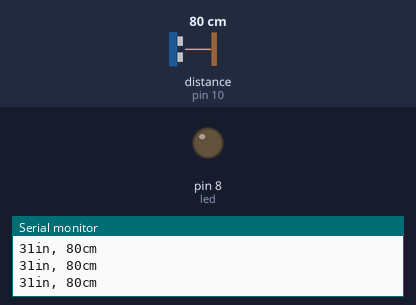
The sketch below on a simulated Arduino Uno, built with avr-gcc and run on an emulated ATmega328P. Shown: output pins drawn as LEDs (lit = HIGH), the last lines printed to the serial monitor. Wiring (inferred from the names in the program): ultrasonic range finder: trigger pin 9; echo pin 10. The inputs (shaded band) are chosen by the test bench; at power-on: distance to the obstacle (sensor on pin 10) 80 cm. The echo pulse lasts 58.3 µs per cm; pins used as bus, display or sensor lines are not drawn.

Above: at 1.2 s.
1.3 s: distance to the obstacle (sensor on pin 10) set to 23 cm
2.8 s: distance to the obstacle (sensor on pin 10) set to 18 cm
At 3.5 s:
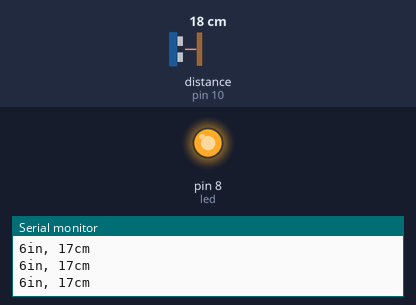
4.3 s: distance to the obstacle (sensor on pin 10) set to 35 cm
At 5.5 s:
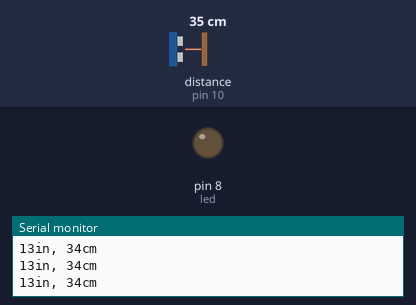
5.8 s: distance to the obstacle (sensor on pin 10) set to 2 cm
At 7.2 s:
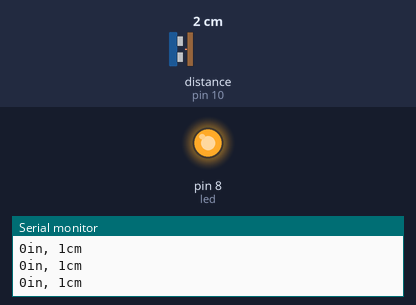
Timing chart, 0 to 8.3 s (numbered marks = the images above; inputs shaded):
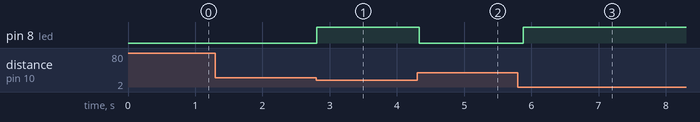

Measured:
- the behaviour switches between 21 and 20 cm on distance to the obstacle (sensor on pin 10) (found by bisection; images 0 and 1)
- after the input at 2.8 s, pin 8 (led): LOW → HIGH at once
- after the input at 4.3 s, pin 8 (led): HIGH → LOW at once
- after the input at 5.8 s, pin 8 (led): LOW → HIGH after 0.08 s

The sketch:

Ultrasonic_sensor_1led_fade.ino
```cpp
 const int trigPin = 9;
 const int echoPin = 10;
 const int led = 8;

 int  fadeValue2 ;

void setup()

  {
      // initialize serial communication:
         Serial.begin(4800);
   }

void loop()
 {

//-------------Get-Distance-----------------------------//
   // establish variables for duration of the ping,
  // and the distance result in inches and centimeters:
   long duration, inches, cm, cm2;

  // The PING))) is triggered by a HIGH pulse of 2 or more microseconds.
   // Give a short LOW pulse beforehand to ensure a clean HIGH pulse:
     pinMode(trigPin, OUTPUT);
     pinMode(echoPin, INPUT);
     pinMode(led, OUTPUT);

     digitalWrite(trigPin, LOW);
     delayMicroseconds(2);
     digitalWrite(trigPin, HIGH);
     delayMicroseconds(5);
     digitalWrite(trigPin, LOW);


  // pulse whose duration is the time (in microseconds)
  // of the ping to the reception of its echo off of an object.

    duration = pulseIn(echoPin, HIGH);

  // convert the time into a distance
     inches = microsecondsToInches(duration);
     cm = microsecondsToCentimeters(duration);
  //-------------End-Get-Distance----------------------------//


  //-------------Fading-LED------------------------------//
  if (cm<40)   // If Distance is less than 40 cm then do the following:

 {    // Maps the LED brightness inversely proportional to the distance

  cm2 = 40 - cm;

  fadeValue2 = map(cm2 , 0, 40, 0, 254);


  analogWrite(led, fadeValue2);  // Writes the fadeValue to pin 9
 }
 else
 {
   analogWrite(led, 0);  //If distance is larger than 40cm then switch off

 }
 //-------------End-Fading-LED-----------------------------//


 //-------------Debugging-------------------------------//
   //For debugging purposes

    Serial.print(inches);
    Serial.print("in, ");
    Serial.print(cm);
    Serial.print("cm");
   Serial.println();
//-------------End-Debugging------------------------------//


  delay(100);  // Short Delay allows for smoother fading

 }  //End Loop


//-------------Functions-------------------------------//
long microsecondsToInches(long microseconds)
 {
   // According to Parallax's datasheet for the PING))), there are
   // 73.746 microseconds per inch (i.e. sound travels at 1130 feet per
   // second).  This gives the distance travelled by the ping, outbound
   // and return, so we divide by 2 to get the distance of the obstacle.
   // See: http://www.parallax.com/dl/docs/prod/acc/28015-PING-v1.3.pdf
   return microseconds / 74 / 2;
 }

long microsecondsToCentimeters(long microseconds)
 {
   // The speed of sound is 340 m/s or 29 microseconds per centimeter.
   // The ping travels out and back, so to find the distance of the
   // object we take half of the distance travelled.
   return microseconds / 29 / 2;
 }

 //------------End-Functions-------------------------------//


//End Of Program
```
